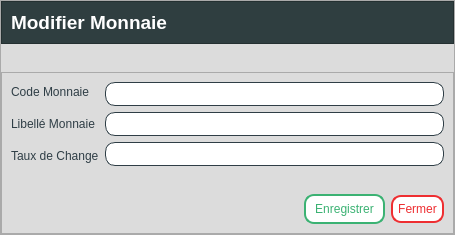
<?xml version="1.0" encoding="UTF-8"?>
<ui version="4.0">
 <class>Form</class>
 <widget class="QWidget" name="Form">
  <property name="geometry">
   <rect>
    <x>0</x>
    <y>0</y>
    <width>455</width>
    <height>235</height>
   </rect>
  </property>
  <property name="windowTitle">
   <string>Form</string>
  </property>
  <property name="styleSheet">
   <string notr="true">background-color:#DCDCDC	</string>
  </property>
  <layout class="QVBoxLayout" name="verticalLayout">
   <property name="leftMargin">
    <number>0</number>
   </property>
   <property name="topMargin">
    <number>0</number>
   </property>
   <property name="rightMargin">
    <number>0</number>
   </property>
   <property name="bottomMargin">
    <number>0</number>
   </property>
   <item>
    <widget class="QFrame" name="frame">
     <property name="frameShape">
      <enum>QFrame::StyledPanel</enum>
     </property>
     <property name="frameShadow">
      <enum>QFrame::Raised</enum>
     </property>
     <layout class="QVBoxLayout" name="verticalLayout_2">
      <property name="leftMargin">
       <number>0</number>
      </property>
      <property name="topMargin">
       <number>0</number>
      </property>
      <property name="rightMargin">
       <number>0</number>
      </property>
      <property name="bottomMargin">
       <number>0</number>
      </property>
      <item>
       <widget class="QFrame" name="frame_2">
        <property name="styleSheet">
         <string notr="true">background-color: #2f3e40; /*#2f3e46,1a535c;1d3557;233d4d*/
color: rgb(255, 255, 255);</string>
        </property>
        <property name="frameShape">
         <enum>QFrame::StyledPanel</enum>
        </property>
        <property name="frameShadow">
         <enum>QFrame::Raised</enum>
        </property>
        <layout class="QHBoxLayout" name="horizontalLayout">
         <item>
          <widget class="QLabel" name="label">
           <property name="font">
            <font>
             <family>Segoe UI</family>
             <pointsize>14</pointsize>
             <bold>true</bold>
            </font>
           </property>
           <property name="text">
            <string>Modifier Monnaie</string>
           </property>
          </widget>
         </item>
         <item>
          <spacer name="horizontalSpacer">
           <property name="orientation">
            <enum>Qt::Horizontal</enum>
           </property>
           <property name="sizeHint" stdset="0">
            <size>
             <width>466</width>
             <height>20</height>
            </size>
           </property>
          </spacer>
         </item>
        </layout>
       </widget>
      </item>
      <item>
       <spacer name="verticalSpacer">
        <property name="orientation">
         <enum>Qt::Vertical</enum>
        </property>
        <property name="sizeHint" stdset="0">
         <size>
          <width>20</width>
          <height>40</height>
         </size>
        </property>
       </spacer>
      </item>
      <item>
       <widget class="QFrame" name="frame_3">
        <property name="frameShape">
         <enum>QFrame::StyledPanel</enum>
        </property>
        <property name="frameShadow">
         <enum>QFrame::Raised</enum>
        </property>
        <layout class="QVBoxLayout" name="verticalLayout_3">
         <item>
          <layout class="QHBoxLayout" name="horizontalLayout_2">
           <item>
            <layout class="QVBoxLayout" name="verticalLayout_4">
             <property name="spacing">
              <number>12</number>
             </property>
             <item>
              <widget class="QLabel" name="label_3">
               <property name="palette">
                <palette>
                 <active>
                  <colorrole role="WindowText">
                   <brush brushstyle="SolidPattern">
                    <color alpha="255">
                     <red>47</red>
                     <green>62</green>
                     <blue>70</blue>
                    </color>
                   </brush>
                  </colorrole>
                  <colorrole role="Button">
                   <brush brushstyle="SolidPattern">
                    <color alpha="255">
                     <red>220</red>
                     <green>220</green>
                     <blue>220</blue>
                    </color>
                   </brush>
                  </colorrole>
                  <colorrole role="Text">
                   <brush brushstyle="SolidPattern">
                    <color alpha="255">
                     <red>47</red>
                     <green>62</green>
                     <blue>70</blue>
                    </color>
                   </brush>
                  </colorrole>
                  <colorrole role="ButtonText">
                   <brush brushstyle="SolidPattern">
                    <color alpha="255">
                     <red>47</red>
                     <green>62</green>
                     <blue>70</blue>
                    </color>
                   </brush>
                  </colorrole>
                  <colorrole role="Base">
                   <brush brushstyle="SolidPattern">
                    <color alpha="255">
                     <red>220</red>
                     <green>220</green>
                     <blue>220</blue>
                    </color>
                   </brush>
                  </colorrole>
                  <colorrole role="Window">
                   <brush brushstyle="SolidPattern">
                    <color alpha="255">
                     <red>220</red>
                     <green>220</green>
                     <blue>220</blue>
                    </color>
                   </brush>
                  </colorrole>
                  <colorrole role="PlaceholderText">
                   <brush brushstyle="SolidPattern">
                    <color alpha="255">
                     <red>47</red>
                     <green>62</green>
                     <blue>70</blue>
                    </color>
                   </brush>
                  </colorrole>
                 </active>
                 <inactive>
                  <colorrole role="WindowText">
                   <brush brushstyle="SolidPattern">
                    <color alpha="255">
                     <red>47</red>
                     <green>62</green>
                     <blue>70</blue>
                    </color>
                   </brush>
                  </colorrole>
                  <colorrole role="Button">
                   <brush brushstyle="SolidPattern">
                    <color alpha="255">
                     <red>220</red>
                     <green>220</green>
                     <blue>220</blue>
                    </color>
                   </brush>
                  </colorrole>
                  <colorrole role="Text">
                   <brush brushstyle="SolidPattern">
                    <color alpha="255">
                     <red>47</red>
                     <green>62</green>
                     <blue>70</blue>
                    </color>
                   </brush>
                  </colorrole>
                  <colorrole role="ButtonText">
                   <brush brushstyle="SolidPattern">
                    <color alpha="255">
                     <red>47</red>
                     <green>62</green>
                     <blue>70</blue>
                    </color>
                   </brush>
                  </colorrole>
                  <colorrole role="Base">
                   <brush brushstyle="SolidPattern">
                    <color alpha="255">
                     <red>220</red>
                     <green>220</green>
                     <blue>220</blue>
                    </color>
                   </brush>
                  </colorrole>
                  <colorrole role="Window">
                   <brush brushstyle="SolidPattern">
                    <color alpha="255">
                     <red>220</red>
                     <green>220</green>
                     <blue>220</blue>
                    </color>
                   </brush>
                  </colorrole>
                  <colorrole role="PlaceholderText">
                   <brush brushstyle="SolidPattern">
                    <color alpha="255">
                     <red>47</red>
                     <green>62</green>
                     <blue>70</blue>
                    </color>
                   </brush>
                  </colorrole>
                 </inactive>
                 <disabled>
                  <colorrole role="WindowText">
                   <brush brushstyle="SolidPattern">
                    <color alpha="255">
                     <red>47</red>
                     <green>62</green>
                     <blue>70</blue>
                    </color>
                   </brush>
                  </colorrole>
                  <colorrole role="Button">
                   <brush brushstyle="SolidPattern">
                    <color alpha="255">
                     <red>220</red>
                     <green>220</green>
                     <blue>220</blue>
                    </color>
                   </brush>
                  </colorrole>
                  <colorrole role="Text">
                   <brush brushstyle="SolidPattern">
                    <color alpha="255">
                     <red>47</red>
                     <green>62</green>
                     <blue>70</blue>
                    </color>
                   </brush>
                  </colorrole>
                  <colorrole role="ButtonText">
                   <brush brushstyle="SolidPattern">
                    <color alpha="255">
                     <red>47</red>
                     <green>62</green>
                     <blue>70</blue>
                    </color>
                   </brush>
                  </colorrole>
                  <colorrole role="Base">
                   <brush brushstyle="SolidPattern">
                    <color alpha="255">
                     <red>220</red>
                     <green>220</green>
                     <blue>220</blue>
                    </color>
                   </brush>
                  </colorrole>
                  <colorrole role="Window">
                   <brush brushstyle="SolidPattern">
                    <color alpha="255">
                     <red>220</red>
                     <green>220</green>
                     <blue>220</blue>
                    </color>
                   </brush>
                  </colorrole>
                  <colorrole role="PlaceholderText">
                   <brush brushstyle="SolidPattern">
                    <color alpha="255">
                     <red>47</red>
                     <green>62</green>
                     <blue>70</blue>
                    </color>
                   </brush>
                  </colorrole>
                 </disabled>
                </palette>
               </property>
               <property name="styleSheet">
                <string notr="true">color: #2f3e46;</string>
               </property>
               <property name="text">
                <string>Code Monnaie</string>
               </property>
              </widget>
             </item>
             <item>
              <widget class="QLabel" name="label_4">
               <property name="font">
                <font>
                 <family>Segoe UI</family>
                 <pointsize>9</pointsize>
                </font>
               </property>
               <property name="styleSheet">
                <string notr="true">color: #2f3e46;</string>
               </property>
               <property name="text">
                <string>Libellé Monnaie</string>
               </property>
              </widget>
             </item>
             <item>
              <widget class="QLabel" name="label_2">
               <property name="styleSheet">
                <string notr="true">color: #2f3e46;</string>
               </property>
               <property name="text">
                <string>Taux de Change</string>
               </property>
              </widget>
             </item>
            </layout>
           </item>
           <item>
            <layout class="QVBoxLayout" name="verticalLayout_6">
             <property name="spacing">
              <number>6</number>
             </property>
             <item>
              <widget class="QLineEdit" name="code_monnaie">
               <property name="styleSheet">
                <string notr="true">border : 1px solid #2f3e46;
border-radius:10px;
padding: 3px;
background-color: white;
color: #2f3e46;
</string>
               </property>
              </widget>
             </item>
             <item>
              <widget class="QLineEdit" name="libelle_monnaie">
               <property name="styleSheet">
                <string notr="true">border : 1px solid #2f3e46;
border-radius:10px;
padding: 3px;
background-color: white;
color: #2f3e46;
</string>
               </property>
               <property name="text">
                <string/>
               </property>
              </widget>
             </item>
             <item>
              <widget class="QLineEdit" name="taux_change">
               <property name="styleSheet">
                <string notr="true">border : 1px solid #2f3e46;
border-radius:10px;
padding: 3px;
background-color: white;
color: #2f3e46;
</string>
               </property>
              </widget>
             </item>
            </layout>
           </item>
          </layout>
         </item>
         <item>
          <spacer name="verticalSpacer_2">
           <property name="orientation">
            <enum>Qt::Vertical</enum>
           </property>
           <property name="sizeHint" stdset="0">
            <size>
             <width>20</width>
             <height>40</height>
            </size>
           </property>
          </spacer>
         </item>
         <item>
          <layout class="QHBoxLayout" name="horizontalLayout_4">
           <property name="topMargin">
            <number>0</number>
           </property>
           <property name="bottomMargin">
            <number>0</number>
           </property>
           <item>
            <spacer name="horizontalSpacer_2">
             <property name="orientation">
              <enum>Qt::Horizontal</enum>
             </property>
             <property name="sizeHint" stdset="0">
              <size>
               <width>40</width>
               <height>20</height>
              </size>
             </property>
            </spacer>
           </item>
           <item>
            <widget class="QPushButton" name="enregistrer_modifier_monnaie">
             <property name="styleSheet">
              <string notr="true">QPushButton {width: 65px;
background-color: white;
border: 2px solid #3bb273;
color: #3bb273;
padding: 6px;
border-radius: 10px;}

QPushButton:hover {background-color: #3bb273;color: white;}
QPushButton:pressed { margin: 1px; }
</string>
             </property>
             <property name="text">
              <string>Enregistrer</string>
             </property>
            </widget>
           </item>
           <item>
            <widget class="QPushButton" name="fermer_modifier_monnaie">
             <property name="styleSheet">
              <string notr="true">QPushButton {background-color: white;
border: 2px solid #ee2e31;
color: #ee2e31;
padding: 5px;
border-radius: 10px;}
QPushButton:hover {
background-color: #ee2e31;
color: white;
}
QPushButton:pressed{
margin: 1px;
}
/*#ee2e31*/</string>
             </property>
             <property name="text">
              <string>Fermer</string>
             </property>
            </widget>
           </item>
          </layout>
         </item>
        </layout>
       </widget>
      </item>
     </layout>
    </widget>
   </item>
  </layout>
 </widget>
 <resources/>
 <connections/>
</ui>
